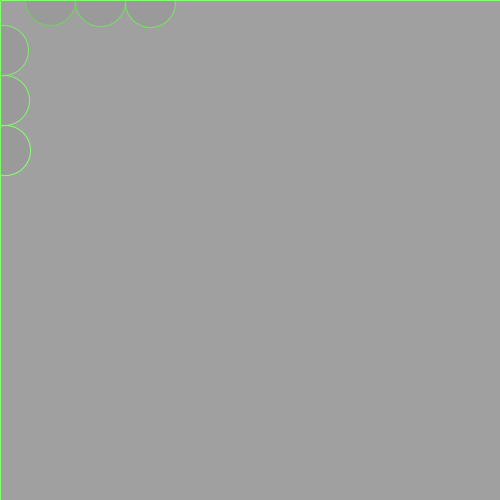
Frame 1 (no input)
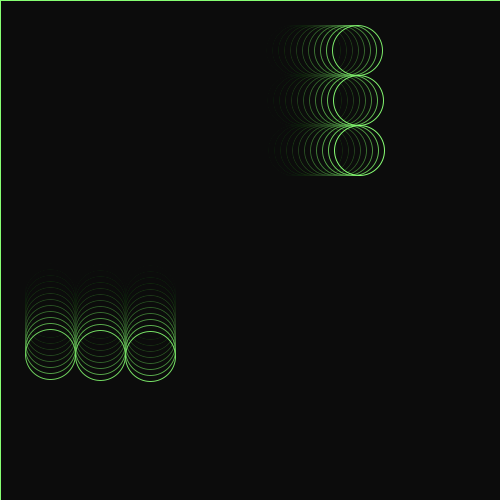
Frame 60 (the mouse pressed at the canvas centre just before this capture)
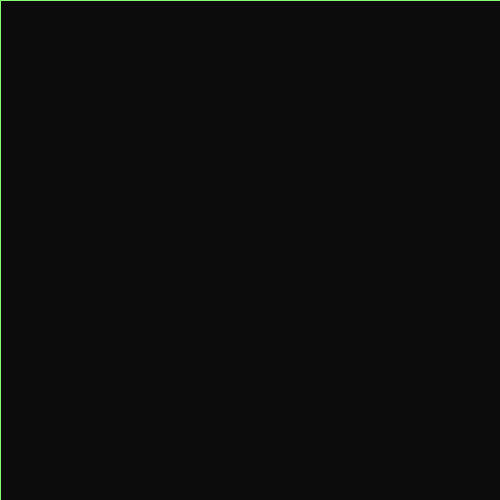
Frame 120 (the mouse held since frame 60 and released just before this capture)

The Processing sketch that drew these frames (run headless with seeded random() and noise(); from frame 60 on, the mouse is pressed at the canvas centre):

// Processing sketch: processing_71110
// ── processing_71110.pde

// AlanChen
//Function
//14/15ComputerProgrammingClass
//http://alansprogrammingsite.webs.com/

int x=0;
void setup()
{
  size(500,500);
  stroke(135,255,115);
  noFill();
  //background(0,0,0);
}
void draw()
{
  fill(0,0,0,10);
  rect(0,0,500,500);
  ellipse(50,x,50,50);
  x=x+1;
  
 
  rect(0,0,500,500);
  ellipse(100,x,50,50);
 x=x+1;
  
 
  rect(0,0,500,500);
  ellipse(150,x,50,50);
  x=x+1;
  
  rect(0,0,500,500);
  ellipse(x,50,50,50);
  x=x+1;
  
 
  rect(0,0,500,500);
  ellipse(x,100,50,50);
  x=x+1;
  
  rect(0,0,500,500);
  ellipse(x,150,50,50);
  x=x+1;


}
